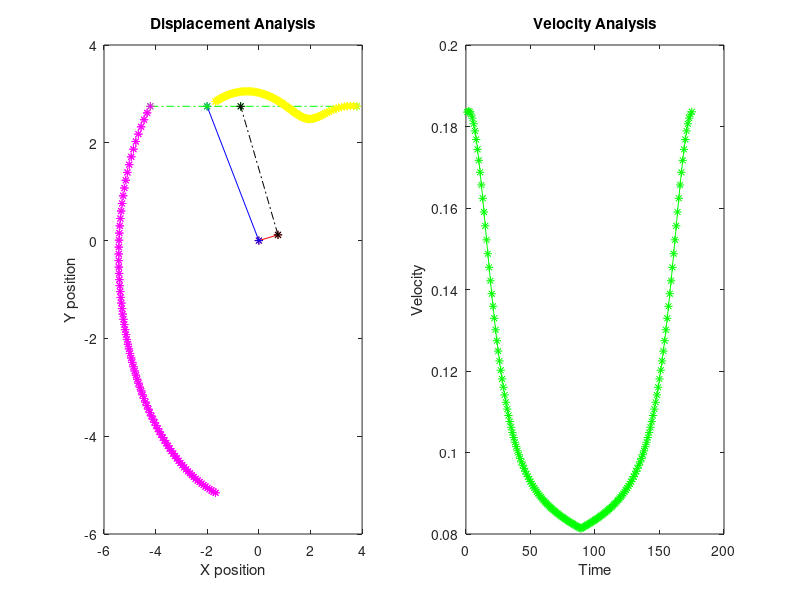

The MATLAB script that drew this image:
l1 = 0.75;
l2 = 3.4;
l3 = 1.3;
l4 = 3;

th1 = 9;
% for storing the path
arr_px = [];
arr_py = [];

arr_qx = [];
arr_qy = [];

arr_pv = [];


d_hmax = 0;

d_vmax =  0;
t = -1;

for th3 = cat(2,linspace(0,90,90),fliplr(linspace(0,90,90)))

 

ani = subplot(1,2,1);

 

%For theta 4
a = -2*l4*l3*cosd(th3) + 2*l1*l4*cosd(th1);
b = -2*l4*l3*sind(th3) + 2*l1*l4*sind(th1);
c = l1^2 + l3^2 + l4^2 - l2^2 - 2*l1*l3*cosd(th3-th1);

 

value1 = 2*atand((-b+sqrt(b^2 + a^2 - c^2))/(c-a));
value2 = 2*atand((-b-sqrt(b^2 + a^2 - c^2))/(c-a));

 

%For theta 2

 

p = 2*l2*l3*cosd(th3) - 2*l1*l2*cosd(th1);
q = 2*l2*l3*sind(th3) - 2*l1*l2*sind(th1);
r = l1^2 + l2^2 + l3^2 - l4^2 - 2*l1*l3*cosd(th3-th1);

 

value3 = 2*atand((-q+sqrt(q^2 + p^2 - r^2))/(r-p));
value4 = 2*atand((-q-sqrt(q^2 + p^2 - r^2))/(r-p));

 

th4 = value1;
th2 = value4;

 


plot([0 l1*cosd(th1)],[0 l1*sind(th1)],'r-*') % l1
hold on
plot([0 l2*cosd(th2)],[0 l2*sind(th2)],'b-*') % l2
plot([l2*cosd(th2)-2.2*cosd(th3) l2*cosd(th2) l2*cosd(th2)+l3*cosd(th3) l2*cosd(th2)+l3*cosd(th3)+4.5*cosd(th3)],[l2*sind(th2)-2.2*sind(th3) l2*sind(th2) l2*sind(th2)+l3*sind(th3) l2*sind(th2)+l3*sind(th3)+4.5*sind(th3)],'g-.*') % l3 -> floating bar
plot([l1*cosd(th1) l1*cosd(th1)+l4*cosd(th4)],[l1*sind(th1) l1*sind(th1)+l4*sind(th4)],'k-.*') % l4
title('Displacement Analysis');
xlabel('X position'); 
ylabel('Y position');
 

% for path points
plot(arr_px,arr_py,'m *')
plot(arr_qx,arr_qy,'y *')
hold off

 

arr_px(end + 1) = l2*cosd(th2)-2.2*cosd(th3);
arr_py(end + 1) = l2*sind(th2)-2.2*sind(th3);

 

arr_qx(end + 1) = l2*cosd(th2)+l3*cosd(th3)+4.5*cosd(th3);
arr_qy(end + 1) = l2*sind(th2)+l3*sind(th3)+4.5*sind(th3);

 

% calculating the maximum distance of point p from vertical and q from horizontal
if d_vmax < l2*sind(th2)+l3*sind(th3)+4.5*sind(th3)
    d_vmax = l2*sind(th2)+l3*sind(th3)+4.5*sind(th3);
end


if d_hmax < abs(l2*cosd(th2)-2.2*cosd(th3))
   d_hmax =  abs(l2*cosd(th2)-2.2*cosd(th3));
end

 

if (th3>=1 && th3 < 89)
    px_v =(arr_px(end) - arr_px(end-1))/1;
end


if (th3>=1 && th3 < 89)
    py_v =( arr_py(end) - arr_py(end-1))/1;
end

 

if (th3>=1 && th3 < 89)
    pv = sqrt( (py_v)^2 + (px_v)^2);
    arr_pv(end+1) = pv;
    
end
%pv
if (th3>2 && th3 < 89)
    ani = subplot(1,2,2);
    plot(arr_pv,'g-*')
    title('Velocity Analysis');
    xlabel('Time'); 
    ylabel('Velocity'); 
end

 


pause(0.1)
 

end
d_vmax = d_vmax - arr_qy(1)
d_hmax = d_hmax - abs(arr_px(end))
